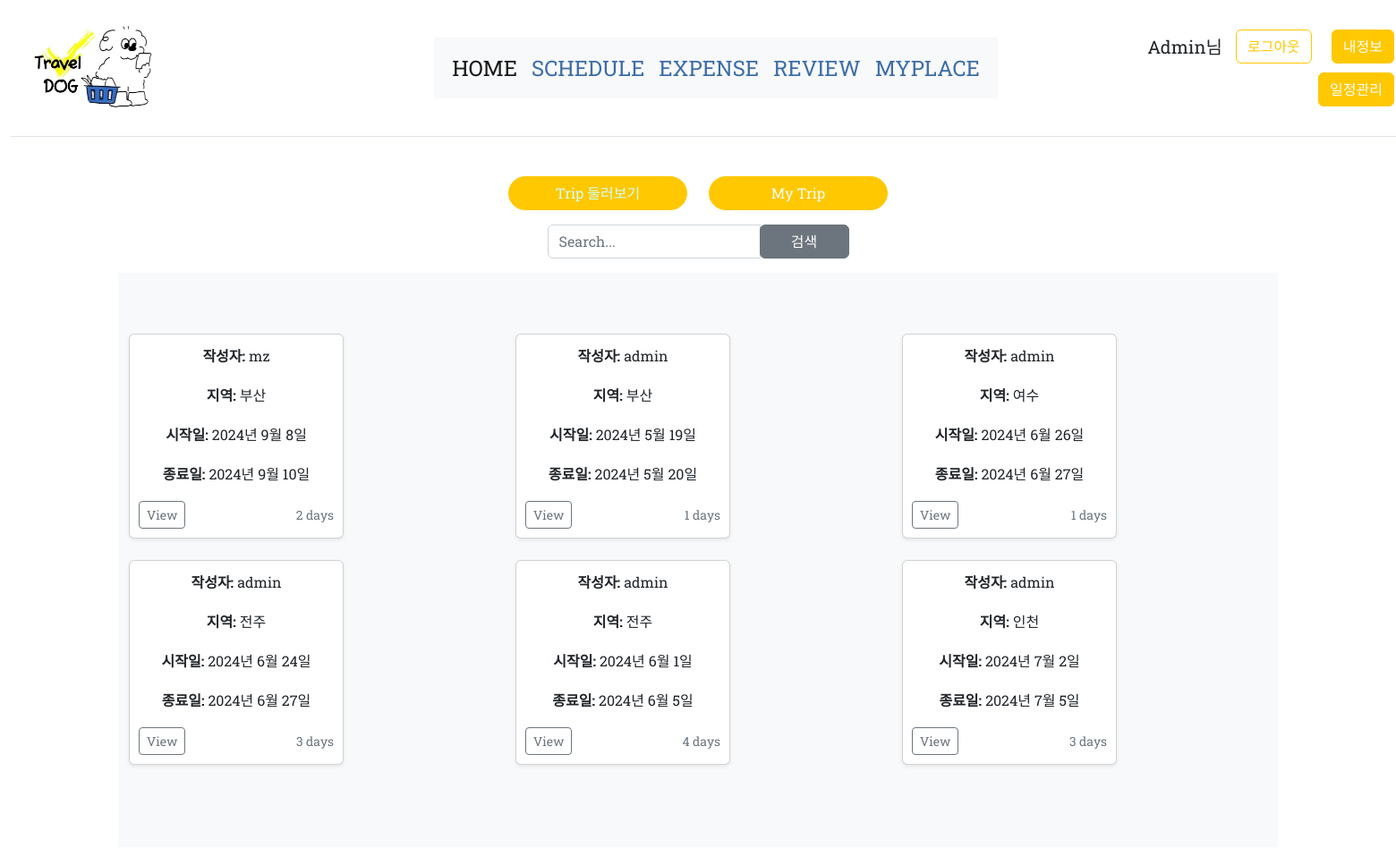
Screenshot of /review/index/ (signed in) with the database file from the repository.
### trips/models.py (models this page shows, shortened)
class Trip(models.Model):
    user = models.ForeignKey(User, on_delete=models.CASCADE)
    region = models.ForeignKey(Region, on_delete=models.CASCADE)
    start_date = models.DateField()
    end_date = models.DateField()
    def duration(self):
        return (self.end_date - self.start_date).days

class Region(models.Model):
    name = models.CharField(max_length=100)
    image = models.FileField(upload_to='symbol/', blank=True, null=True)
    def __str__(self):
        return self.name

### review/views.py (the view)
# urls.py: path("", views.index),
def index(request):
    userId = request.user.id
    query = request.GET.get('topic', '')
    print('쿼리:', query)
    trips = Trip.objects.all()
    imageList = {}  # {trip1: [imgurl1, imgurl2, ...], trip2: [imgurl1, imgurl2, ...], ...}
    for trip in trips:
        tripDetails = TripDetail.objects.filter(trip_id=trip.id)
        for detail in tripDetails:
            try:
                imgs = []
                border = Border.objects.get(trip_detail=detail)
                images = BorderImage.objects.filter(border_id=border.id)
                for img in images:
                    imgs.append(img.image.url)
                imageList[trip.id] = imgs
            except:
                imageList[trip.id] = []
    if query:
        tripdetails = TripDetail.objects.filter(context__icontains=f'#{query}')
        detailList = {}  # {tripId: [details]}
        for d in tripdetails:
            if d.trip.id not in detailList:
                detailList[d.trip.id] = []
            detailList[d.trip.id].append(d)
        content = {
            'detailList': detailList,
            'userId': userId,
            'topic': query,
            'imageList': imageList,
        }
        return render(request, 'review/index.html', content)
    else:
        content = {
            'trips': trips,
            'userId': userId,
            'imageList': imageList,
        }
        return render(request, 'review/index.html', content)

### template/review/index.html (shortened to what this page needs)
{% extends 'index.html' %}
{% load humanize %}
{% block content %}
<div>
    <form method="get">
        <div class="row mb-3 justify-content-center">
            <div class="col-auto">
                <button class="btn btn-primary rounded-pill px-3" type="button" style="width: 200px; color: rgb(204, 255, 255);"
                onclick="location.href='/review/index/'">Trip 둘러보기</button>
            </div>
            <div class="col-auto">
                <button class="btn btn-warning rounded-pill px-3" type="button" style="width: 200px;"
                onclick="location.href='/review/detail/{{userId}}/'">My Trip</button>
            </div>
        </div>
        <div class="row mb-3 justify-content-center">
            <div class="col-auto">
                <div class="input-group">
                    <input type="text" name="topic" class="form-control search-input" placeholder="Search...">
                    <div class="input-group-append">
                        <button type="submit" class="btn btn-secondary" style="width: 100px;">검색</button>
                    </div>
                </div>
            </div>
        </div>
    </form>
    {% if topic %}
    <div class="album py-5 bg-light">
        <div class="container">
            <div class="row">
                {% for tId, details in detailList.items %}
                {% for detail in details %}
                <div class="col-md-4">
                    <div class="card mb-4 shadow-sm" style="width: 15rem; height: auto;">
                        {% if tId in imageList %}
                        {% for tripId, image in imageList.items %}
                            {% for img in image %}
                                {% if tId == tripId and forloop.first %}
                                <img src="{{ img }}" class="card-img-top" style="width: 100%; height: 150px; object-fit: cover;" alt="{{ detail.destination.name }}">
                                {% endif %}
                            {% endfor %}
                        {% endfor %}
                        {% endif %}
                        <div class="card-body" style="padding: 10px;">
                            <p class="card-text"><strong>장소:</strong> {{ detail.destination.name }}</p>
                            <p class="card-text"><strong>비용:</strong> {{ detail.expense|floatformat:0|intcomma }}</p>
                            <p class="card-text"><strong>내용:</strong> {{ detail.context }}</p>
                            <div class="d-flex justify-content-between align-items-center">
                                <div class="btn-group">
                                    <button type="button" class="btn btn-sm btn-outline-secondary"
                                    onclick="location.href='/review/tripDetail/{{tId}}/'">View</button>
                                </div>
                            </div>
                        </div>
                    </div>
                </div>
                {% endfor %}
                {% endfor %}
            </div>
        </div>
    </div>
    {% elif trips %}
    <div class="album py-5 bg-light">
        <div class="container">
            <div class="row">
                {% for trip in trips %}
                <div class="col-md-4">
                    <div class="card mb-4 shadow-sm" style="width: 15rem; height: auto;">
                        <div class="card-body" style="padding: 10px;">
                            <p class="card-text"><strong>작성자:</strong> {{ trip.user }}</p>
                            <p class="card-text"><strong>지역:</strong> {{ trip.region }}</p>
                            <p class="card-text"><strong>시작일:</strong> {{ trip.start_date }}</p>
                            <p class="card-text"><strong>종료일:</strong> {{ trip.end_date }}</p>
                            <div class="d-flex justify-content-between align-items-center">
                                <div class="btn-group">
                                    <button type="button" class="btn btn-sm btn-outline-secondary"
                                    onclick="location.href='/review/tripDetail/{{trip.id}}/'">View</button>
                                </div>
                                <small class="text-muted">{{ trip.duration }} days</small>
                            </div>
                        </div>
                    </div>
                </div>
                {% endfor %}
            </div>
        </div>
    </div>
    {% else %}
    <p class="text-center">게시물이 없습니다.</p>
    {% endif %}
</div>
{% endblock %}

### template/index.html (shortened to what this page needs)
<!DOCTYPE html>
<html lang="en">
<head>
  <link rel="stylesheet" href="https://cdn.jsdelivr.net/npm/bootstrap@5.3.3/dist/css/bootstrap.min.css">
  {% load static %}
  <link rel="stylesheet" type="text/css" href="{% static 'css/styles.css' %}">
</head>
<body>
<div class="container-fluid" style="width: 100rem; height: auto;">
    <header class="d-flex flex-wrap align-items-center justify-content-between py-3 mb-4 border-bottom">
      <div class="col-md-3 mb-2 mb-md-0 header-logo">
        <a href="/" class="d-inline-flex link-body-emphasis text-decoration-none">
          <img src="/static/강아지-로고_최종.png" alt="로고">
        </a>
      </div>
      <nav class="navbar navbar-expand-lg navbar-light bg-light">
        <div class="container-fluid">
          <div class="collapse navbar-collapse" id="navbarResponsive">
            <ul class="navbar-nav ms-auto text-uppercase py-4 py-lg-0" style="font-size: 1.5rem;">
              <li class="nav-item"><a class="nav-link active" href="/home/">HoME</a></li>
              <li class="nav-item"><a class="nav-link" href="/trips/index/">SCHEDULE</a></li>
              <li class="nav-item"><a class="nav-link" href="/expense/">EXPENSE</a></li>
              <li class="nav-item"><a class="nav-link" href="/review/index/">REVIEW</a></li>
              <li class="nav-item"><a class="nav-link" href="/myplace/">MYPLACE</a></li>
            </ul>
          </div>
        </div>
      </nav>
      <div class="col-md-3 text-end header-buttons">
        {% if not user.is_active %}
        <button type="button" class="btn btn-outline-primary me-2" onclick="document.location.href='/account/login/'" id="login">로그인</button>
        <button type="button" class="btn btn-primary" onclick="document.location.href='/account/register/'" id="join">회원가입</button>
        {% else %}
        <span class="text-capitalize fs-5 align-middle">
          {{ user }}님
        </span>
        <button type="button" class="btn btn-outline-primary me-2" onclick="document.location.href='/account/logout/'" id="logout">로그아웃</button>
        <button type="button" class="btn btn-primary" onclick="document.location.href='/account/myinfo/'" id="myinfo">내정보</button>
        <button type="button" class="btn btn-primary" onclick="document.location.href='/managetrip'" id="myinfo">일정관리</button>
        {% endif %}
      </div>
    </header>
  </div>
  <div class="container">
    {% block content %}{% endblock %}
  </div>
</body>
</html>

### template/index.html (style rules this page uses)
.header-logo { padding-left: 20px; }
.header-buttons { padding-right: 20px; }
.header-logo img { margin: 10px 0; }
.header-buttons .btn { margin: 5px 10px; }
.navbar-light { background-color: white; }
.navbar-light .nav-link { color: #3C6DA7; }

### rows the page displays
Trip: user "mz", region "부산", start_date "2024년 9월 8일", end_date "2024년 9월 10일", duration "2"
Trip: user "admin", region "부산", start_date "2024년 5월 19일", end_date "2024년 5월 20일", duration "1"
Trip: user "admin", region "여수", start_date "2024년 6월 26일", end_date "2024년 6월 27일", duration "1"
Trip: user "admin", region "전주", start_date "2024년 6월 24일", end_date "2024년 6월 27일", duration "3"
Trip: user "admin", region "전주", start_date "2024년 6월 1일", end_date "2024년 6월 5일", duration "4"
Trip: user "admin", region "인천", start_date "2024년 7월 2일", end_date "2024년 7월 5일", duration "3"

### other values shown
{{ user }} "Admin"
